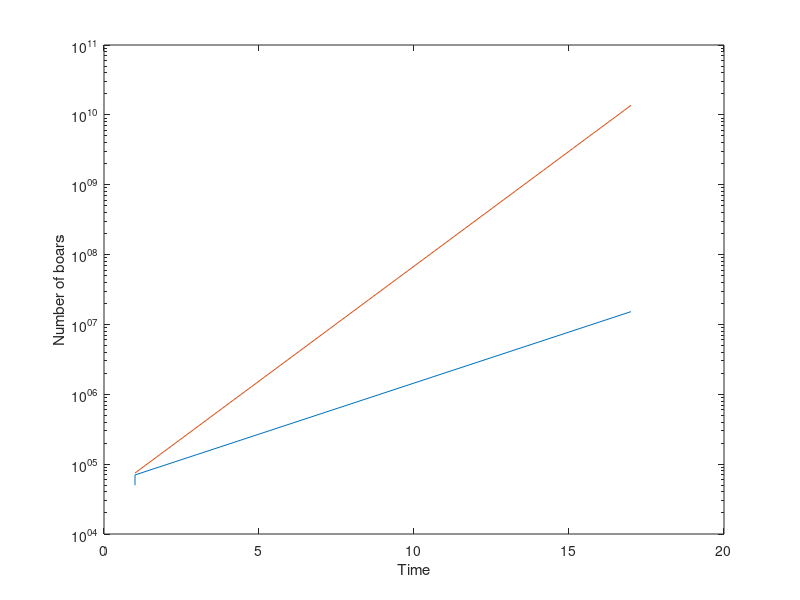

Recreate this plot in MATLAB.
Nb=50000;
Nhum=11000000;
r=0.4;
i=1;
T=[1];

while Nb(i)< Nhum %numerisch
    N=Nb(i)*(1+r); 
        T=[T,i];
    i=i+1;
    Nb=[Nb, N];
end

%analytisch
An=linspace(1,i-1,i);
Nan=Nb.*exp(r.*An)


plot(T,Nb)
semilogy(T,Nb)
ylabel('Number of boars')
xlabel('Time')
hold on
plot(An,Nan)
